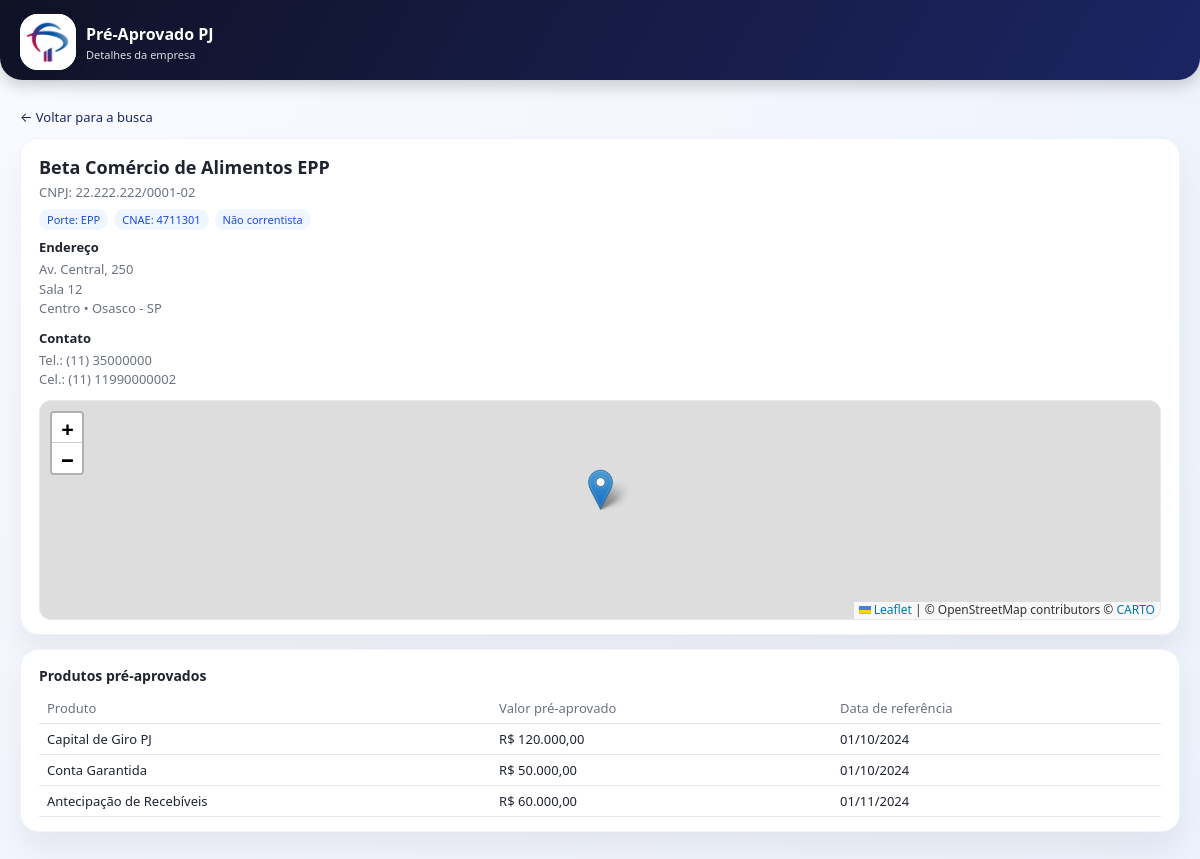
Screenshot of /detalhes.php?cnpj=22222222000102 with the database file from the repository.
### tables this page shows
CREATE TABLE `d_empresas` (
  `cnpj` char(14) NOT NULL,
  `razao_social` varchar(200) NOT NULL,
  `porte` varchar(50) NOT NULL,
  `estado` char(2) DEFAULT NULL,
  `cidade` varchar(120) DEFAULT NULL,
  `bairro` varchar(120) DEFAULT NULL,
  `cod_cnae` varchar(10) DEFAULT NULL,
  `cnae` varchar(255) DEFAULT NULL,
  `rua` varchar(200) DEFAULT NULL,
  `numero` varchar(20) DEFAULT NULL,
  `complemento` varchar(100) DEFAULT NULL,
  `DDD` varchar(20) DEFAULT NULL,
  `telefone` varchar(20) DEFAULT NULL,
  `celular` varchar(20) DEFAULT NULL,
  `latitude` varchar(50) DEFAULT NULL,
  `longitude` varchar(50) DEFAULT NULL,
  `criado_em` datetime NOT NULL DEFAULT CURRENT_TIMESTAMP,
  `atualizado_em` datetime NOT NULL DEFAULT CURRENT_TIMESTAMP ON UPDATE CURRENT_TIMESTAMP,
  `cep` varchar(100) DEFAULT NULL,
  `cd_cnae` int(11) DEFAULT NULL,
  `email` varchar(150) DEFAULT NULL,
  PRIMARY KEY (`cnpj`),
  KEY `idx_empresas_estado_cidade` (`estado`,`cidade`),
  KEY `idx_empresas_razao` (`razao_social`(191)),
  KEY `idx_empresas_uf_cidade_bairro` (`estado`,`cidade`,`bairro`)
);

CREATE TABLE `f_preaprovados` (
  `id` bigint(20) NOT NULL AUTO_INCREMENT,
  `cnpj` char(14) NOT NULL,
  `data_referencia` date NOT NULL,
  `id_produto` int(11) NOT NULL,
  `valor_pre_aprovado` decimal(18,2) NOT NULL,
  `criado_em` datetime NOT NULL DEFAULT CURRENT_TIMESTAMP,
  `atualizado_em` datetime NOT NULL DEFAULT CURRENT_TIMESTAMP ON UPDATE CURRENT_TIMESTAMP,
  `DATA_HOJE` varchar(50) DEFAULT NULL,
  `produto` varchar(50) DEFAULT NULL,
  PRIMARY KEY (`id`),
  UNIQUE KEY `uk_f_pre_empresa_produto_data` (`cnpj`,`id_produto`,`data_referencia`),
  KEY `idx_f_pre_cnpj_data` (`cnpj`,`data_referencia`),
  KEY `idx_f_pre_produto` (`id_produto`),
  KEY `idx_f_preaprovados_cnpj_produto` (`cnpj`,`id_produto`),
  KEY `idx_f_preaprovados_produto_valor` (`id_produto`,`valor_pre_aprovado`),
  KEY `idx_f_preaprovados_produtos` (`cnpj`),
  CONSTRAINT `fk_f_pre_empresa` FOREIGN KEY (`cnpj`) REFERENCES `d_empresas` (`cnpj`),
  CONSTRAINT `fk_f_pre_produto` FOREIGN KEY (`id_produto`) REFERENCES `d_produtos` (`id`)
);

CREATE TABLE `d_produtos` (
  `id` int(11) NOT NULL AUTO_INCREMENT,
  `nome` varchar(150) NOT NULL,
  `ordem` int(11) NOT NULL,
  PRIMARY KEY (`id`)
);

### detalhes.php (the view, shortened to what this page needs)
<?php
$host = 'localhost';
$db   = 'PreAprovados';
$user = 'root';
$pass = '';
$charset = 'utf8mb4';
$mysqli = new mysqli($host, $user, $pass, $db);
$mysqli->set_charset($charset);
$cnpjParam = isset($_GET['cnpj']) ? $_GET['cnpj'] : '';
$cnpjLimpo = preg_replace('/\D/', '', $cnpjParam);
$sqlEmpresa = "
    SELECT
      cnpj,
      razao_social,
      porte,
      estado,
      cidade,
      bairro,
      rua,
      numero,
      complemento,
      ddd,
      celular,
      telefone,
      cod_cnae,
      cnae,
      latitude,
      longitude
    FROM d_empresas
    WHERE REPLACE(cnpj, '.', '') = ? OR cnpj = ?
    LIMIT 1
";
$stmtEmp = $mysqli->prepare($sqlEmpresa);
$stmtEmp->bind_param('ss', $cnpjLimpo, $cnpjLimpo);
$stmtEmp->execute();
$resEmp = $stmtEmp->get_result();
$empresa = $resEmp->fetch_assoc();
$sqlProd = "
    SELECT
      p.nome AS produto_nome,
      f.valor_pre_aprovado,
      f.data_referencia AS data_pre_aprovado
    FROM f_preAprovados f
    JOIN d_produtos p ON p.id = f.id_produto
    WHERE f.cnpj = ?
    ORDER BY p.ordem, p.nome
";
$stmtProd = $mysqli->prepare($sqlProd);
$stmtProd->bind_param('s', $empresa['cnpj']);
$stmtProd->execute();
$resProd = $stmtProd->get_result();
$produtos = [];
while ($row = $resProd->fetch_assoc()) {
    $produtos[] = $row;
}
$latitude  = isset($empresa['latitude']) ? trim($empresa['latitude']) : '';
$longitude = isset($empresa['longitude']) ? trim($empresa['longitude']) : '';
$temCoordenadas = ($latitude !== '' && $longitude !== '');
function formatarCnpj($cnpj) {
    $n = preg_replace('/\D/', '', $cnpj);
    if (strlen($n) === 14) {
        return substr($n,0,2).'.'.substr($n,2,3).'.'.substr($n,5,3).'/'.substr($n,8,4).'-'.substr($n,12,2);
    }
    return $cnpj;
}
function formatarTelefone($ddd, $tel) {
    $ddd = trim($ddd);
    $tel = preg_replace('/\D/', '', $tel);
    if ($ddd !== '') {
        return "($ddd) " . $tel;
    }
    return $tel;
}
function formatarData($data) {
    $ts = strtotime($data);
    return date('d/m/Y', $ts);
}
function formatarMoeda($valor) {
    return 'R$ ' . number_format((float)$valor, 2, ',', '.');
}
?>
<!DOCTYPE html>
<html lang="pt-BR">
<head>
  <link rel="stylesheet" href="style.css" />
  <link
    rel="stylesheet"
    href="https://unpkg.com/leaflet@1.9.4/dist/leaflet.css"
  />
</head>
<body>
  <header class="app-header">
    <div class="app-header-inner">
      <div class="brand">
        <div class="brand-logo">
          <img src="img/icone3.png" alt="Pré-Aprovado PJ" />
        </div>
        <div class="brand-text">
          <div class="brand-title">Pré-Aprovado PJ</div>
          <div class="brand-subtitle">Detalhes da empresa</div>
        </div>
      </div>
    </div>
  </header>
  <main class="app-shell">
    <a href="index.php" class="back-link">← Voltar para a busca</a>
    <section class="card">
      <div class="details-header">
        <div class="details-name">
          <?php echo htmlspecialchars($empresa['razao_social']); ?>
        </div>
        <div class="details-cnpj">
          CNPJ: <?php echo htmlspecialchars(formatarCnpj($empresa['cnpj'])); ?>
        </div>
        <div class="details-tags">
          <?php if (!empty($empresa['porte'])): ?>
            <span class="tag-pill">Porte: <?php echo htmlspecialchars($empresa['porte']); ?></span>
          <?php endif; ?>
          <?php if (!empty($empresa['cod_cnae'])): ?>
            <span class="tag-pill">
              CNAE: <?php echo htmlspecialchars($empresa['cod_cnae']); ?>
            </span>
          <?php endif; ?>
          <span class="tag-pill">Não correntista</span>
        </div>
      </div>
      <div class="details-grid">
        <div>
          <div class="details-block-title">Endereço</div>
          <p class="details-text">
            <?php
              $linha1 = trim(($empresa['rua'] ?? '') . ', ' . ($empresa['numero'] ?? ''));
              $linha2 = trim(($empresa['bairro'] ?? '') . ' • ' . ($empresa['cidade'] ?? '') . ' - ' . ($empresa['estado'] ?? ''));
              if ($linha1 !== '') {
                  echo htmlspecialchars($linha1) . '<br />';
              }
              if (!empty($empresa['complemento'])) {
                  echo htmlspecialchars($empresa['complemento']) . '<br />';
              }
              echo htmlspecialchars($linha2);
            ?>
          </p>
          <div style="margin-top:10px;">
            <div class="details-block-title">Contato</div>
            <p class="details-text">
              <?php
                $tel = formatarTelefone($empresa['ddd'], $empresa['telefone']);
                $cel = formatarTelefone($empresa['ddd'], $empresa['celular']);
                if ($tel !== '') {
                    echo 'Tel.: ' . htmlspecialchars($tel) . '<br />';
                }
                if ($cel !== '') {
                    echo 'Cel.: ' . htmlspecialchars($cel);
                }
              ?>
            </p>
          </div>
        </div>
      </div>
      <?php if ($temCoordenadas): ?>
        <div id="map" class="map-container"></div>
      <?php endif; ?>
    </section>
    <section class="card" style="margin-top:14px;">
      <div class="side-card-title">Produtos pré-aprovados</div>
      <?php if (empty($produtos)): ?>
        <p class="empty-state">
          Nenhum produto pré-aprovado cadastrado para esta empresa.
        </p>
      <?php else: ?>
        <table class="table-produtos">
          <thead>
            <tr>
              <th>Produto</th>
              <th>Valor pré-aprovado</th>
              <th>Data de referência</th>
            </tr>
          </thead>
          <tbody>
            <?php foreach ($produtos as $p): ?>
              <tr>
                <td><?php echo htmlspecialchars($p['produto_nome']); ?></td>
                <td><?php echo htmlspecialchars(formatarMoeda($p['valor_pre_aprovado'])); ?></td>
                <td><?php echo htmlspecialchars(formatarData($p['data_pre_aprovado'])); ?></td>
              </tr>
            <?php endforeach; ?>
          </tbody>
        </table>
      <?php endif; ?>
    </section>
  </main>
</body>
</html>

### style.css (style rules this page uses)
:root { --bradesco-red: #cc092f; --bradesco-red-soft: #ffedf1; --bradesco-dark: #101226; --bradesco-blue: #1b2563; --bradesco-bg: #f3f5fb; --card-bg: #ffffff; --text-main: #1f2430; --text-muted: #6b7280; --border-soft: #e2e4ec; --radius-lg: 18px; --radius-md: 12px; --shadow-soft: 0 18px 30px rgba(0, 0, 0, 0.06); --field-height: 40px; }
* { box-sizing: border-box; margin: 0; padding: 0; font-family: system-ui, -apple-system, BlinkMacSystemFont, "Segoe UI", sans-serif; }
body { background: radial-gradient(circle at top left, #f9fbff, #edf1fb); color: var(--text-main); min-height: 100vh; }
.app-shell { max-width: 1280px; margin: 0 auto; padding: 12px 20px 32px; }
.app-header { position: sticky; top: 0; z-index: 20; background: linear-gradient(120deg, var(--bradesco-dark), var(--bradesco-blue)); color: #fff; padding: 14px 0 10px; margin-bottom: 4px; box-shadow: 0 6px 16px rgba(0, 0, 0, 0.18); border-radius: 0 0 22px 22px; }
.app-header-inner { max-width: 1280px; margin: 0 auto; padding: 0 20px; display: flex; align-items: center; justify-content: flex-start; }
.brand { display: flex; align-items: center; gap: 10px; }
.brand-logo { width: 56px; height: 56px; border-radius: 18px; background: #ffffff; display: flex; align-items: center; justify-content: center; overflow: hidden; box-shadow: 0 4px 10px rgba(15, 23, 42, 0.35); }
.brand-logo img { width: 100%; height: 100%; object-fit: cover; }
.brand-text { display: flex; flex-direction: column; gap: 2px; }
.brand-title { font-size: 16px; font-weight: 600; }
.brand-subtitle { font-size: 11px; opacity: 0.85; }
.card { background: var(--card-bg); border-radius: var(--radius-lg); padding: 16px 18px 14px; box-shadow: var(--shadow-soft); border: 1px solid #f0f2fd; }
.side-card-title { font-size: 14px; font-weight: 600; margin-bottom: 6px; }
.back-link { display: inline-flex; align-items: center; gap: 6px; font-size: 13px; color: var(--bradesco-blue); text-decoration: none; margin: 12px 0; }
.details-header { display: flex; flex-direction: column; gap: 4px; margin-bottom: 8px; }
.details-name { font-size: 18px; font-weight: 600; }
.details-cnpj { font-size: 13px; color: var(--text-muted); }
.details-tags { display: flex; flex-wrap: wrap; gap: 6px; margin-top: 4px; }
.tag-pill { font-size: 11px; padding: 3px 8px; border-radius: 999px; background: #eff6ff; color: #1d4ed8; }
.details-grid { display: grid; grid-template-columns: minmax(0, 1fr); gap: 12px; margin-top: 8px; }
.details-block-title { font-size: 13px; font-weight: 600; margin-bottom: 4px; }
.details-text { font-size: 13px; color: var(--text-muted); line-height: 1.5; }
.table-produtos { width: 100%; border-collapse: collapse; margin-top: 8px; font-size: 13px; }
.table-produtos th, .table-produtos td { padding: 6px 8px; border-bottom: 1px solid #e5e7eb; }
.table-produtos th { text-align: left; color: var(--text-muted); font-weight: 500; }
.map-container { margin-top: 10px; width: 100%; height: 220px; border-radius: var(--radius-md); overflow: hidden; border: 1px solid #e5e7eb; }

### rows the page displays
d_empresas: razao_social "Beta Comércio de Alimentos EPP", cnpj "22.222.222/0001-02", porte "EPP", cod_cnae "4711301", linha1 "Av. Central, 250", complemento "Sala 12", linha2 "Centro • Osasco - SP", cel "(11) 11990000002"
f_preaprovados: id_produto.nome "Capital de Giro PJ", valor_pre_aprovado "R$ 120.000,00", data_referencia "01/10/2024"
f_preaprovados: id_produto.nome "Conta Garantida", valor_pre_aprovado "R$ 50.000,00", data_referencia "01/10/2024"
f_preaprovados: id_produto.nome "Antecipação de Recebíveis", valor_pre_aprovado "R$ 60.000,00", data_referencia "01/11/2024"

### other values shown
$tel "(11) 35000000"
